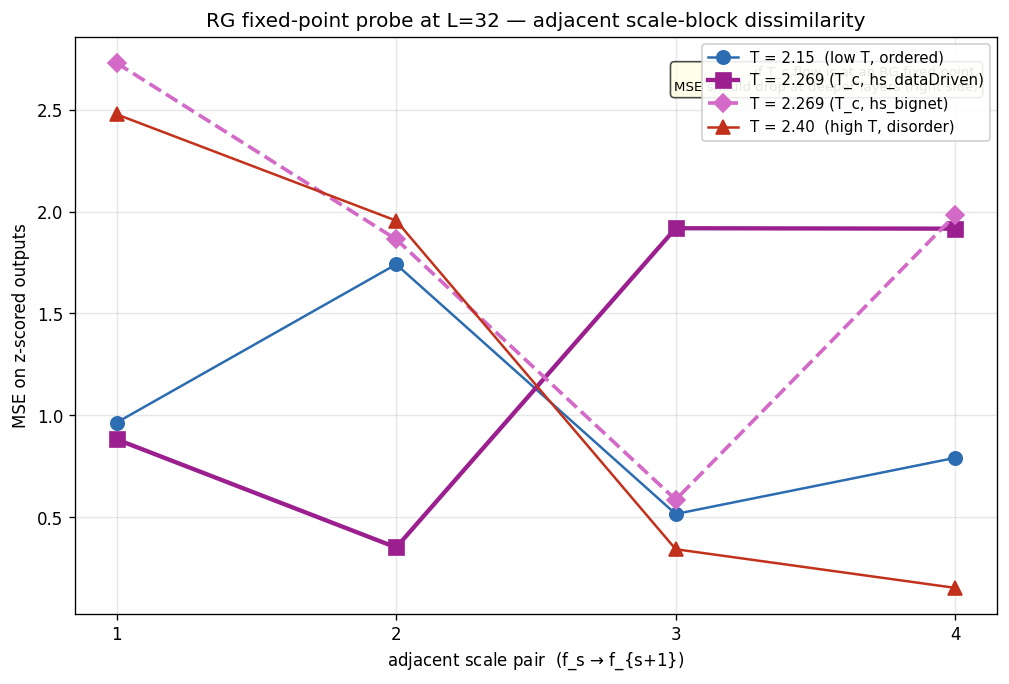

Here is the Python script that generated this plot:
"""RG fixed-point probe of the trained MERA flow.

Methodology (advisor's framing):
  At a critical phase transition the system is scale-invariant, so a
  flow that has actually learned the physics should have its deeper
  scale-blocks become functionally identical. We extract each
  scale-block as a standalone map on a small (2x2) Gaussian probe
  patch and measure how its action evolves with depth.

For L=32 the MERA has depth = log2(L)*2 = 10 RNVP modules in
total -- one offset-0 + one offset-1 mask per scale, for 5 scales.
A 'scale-level' transformation f_s is the composition of those two
masks: f_s(z) = inverse(layer[2s+1], inverse(layer[2s], z)).

Pipeline:
  1. Load a trained checkpoint.
  2. Unwrap Symmetrized -> MERA -> layerList. Group into 5 scale-blocks.
  3. Draw a B x 1 x 2 x 2 probe batch of N(0, 1) noise.
  4. Pass the same batch through each scale-block independently.
  5. Z-score each output (per output, over the batch).
  6. Compute MSE between consecutive normalised outputs and plot.

If the flow is at an RG fixed point at T_c, MSE drops to a low
plateau at deeper layers. Off-T_c the curve should look different
(no scale-invariance, MSE shouldn't plateau or should land at trivial-
identity values).

Usage:
  python analyzers/rg_fixed_point.py [--N 10000]
"""
import argparse
import csv
import glob
import math
import os
import re
import sys

import numpy as np
import torch
import matplotlib
matplotlib.use("Agg")
import matplotlib.pyplot as plt

sys.path.insert(0, os.path.dirname(__file__))
from flow_sample_diagnostic import build_flow

# All flows the probe knows about. Each flow has a folder and a set of
# group memberships, since one flow can serve as both a baseline-panel
# entry and a methods-panel reference.
#
# The "methods" panel uses the five entries from the concise_report_L32
# cross-method comparison table at T_c (bignet architecture throughout):
#   - sym_bignet            reverse-KL
#   - hs_bignet             forward-KL (HS field, MLE)
#   - jsLoss_bignet_long    mixed: JS divergence (lam=0.5)
#   - phase2_finetune       mixed: 2-stage (rev-KL warmup then forward-KL)
#   - bridge_w5.0t0.5       bridge-reweighted forward-KL
FOLDERS = {
    # temperature controls (baseline panel)
    "T = 2.15  (low T, ordered)":      "data/32Ising_T2.15_hs_dataDriven",
    "T = 2.269 (T_c, hs_dataDriven)":  "data/32Ising_T2.269185314213022_hs_dataDriven",
    "T = 2.269 (T_c, hs_bignet)":      "data/32Ising_T2.269_hs_bignet",
    "T = 2.40  (high T, disorder)":    "data/32Ising_T2.4_hs_dataDriven",
    # methods from the concise_report_L32 comparison table
    "T_c sym_bignet (rev-KL)":         "data/32Ising_T2.269_sym_bignet",
    "T_c pathgrad_bignet_long_ext (STL)": "data/32Ising_T2.269_pathgrad_bignet_long_ext",
    "T_c jsLoss_bignet_long (mixed JS)": "data/32Ising_T2.269_jsLoss_bignet_long_lam0.5",
    "T_c phase2_finetune (mixed 2-stage)": "data/32Ising_T2.269_phase2_finetune",
    "T_c bridge_w5.0t0.5 (bridge-reweighted)": "data/32Ising_T2.269_hsBignet_bridge_w5.0t0.5",
}

# Panel groupings for output plots. hs_bignet (forward-KL T_c) anchors
# the methods panel as the forward-KL reference. T=2.15 and T=2.40 stay
# in the methods panel as the off-T_c controls — they make the deep-MSE
# T_c signature visible (T_c methods cluster vs the off-T_c sharp drop).
PANELS = {
    "rg_fixed_point.png": [
        "T = 2.15  (low T, ordered)",
        "T = 2.269 (T_c, hs_dataDriven)",
        "T = 2.269 (T_c, hs_bignet)",
        "T = 2.40  (high T, disorder)",
    ],
    "rg_fixed_point_methods.png": [
        "T = 2.15  (low T, ordered)",
        "T_c sym_bignet (rev-KL)",
        "T_c pathgrad_bignet_long_ext (STL)",
        "T = 2.269 (T_c, hs_bignet)",
        "T_c jsLoss_bignet_long (mixed JS)",
        "T_c phase2_finetune (mixed 2-stage)",
        "T_c bridge_w5.0t0.5 (bridge-reweighted)",
        "T = 2.40  (high T, disorder)",
    ],
}

# Linestyle / color per flow. T_c emphasised with magenta family;
# methods panel uses distinct colors per objective.
STYLE = {
    # temperature controls
    "T = 2.15  (low T, ordered)":          dict(color="#2c6cb0", linestyle="-",  marker="o"),
    "T = 2.269 (T_c, hs_dataDriven)":      dict(color="#9b1f8e", linestyle="-",  marker="s",
                                                linewidth=2.6, markersize=9),
    "T = 2.269 (T_c, hs_bignet)":          dict(color="#d36ac7", linestyle="--", marker="D",
                                                linewidth=2.2, markersize=8),
    "T = 2.40  (high T, disorder)":        dict(color="#c1311b", linestyle="-",  marker="^"),
    # methods (T_c, bignet, different training objectives)
    "T_c sym_bignet (rev-KL)":             dict(color="#1f7a3a", linestyle="-",  marker="v",
                                                linewidth=2.0, markersize=8),
    "T_c pathgrad_bignet_long_ext (STL)":  dict(color="#444444", linestyle="-",  marker="*",
                                                linewidth=2.0, markersize=11),
    "T_c jsLoss_bignet_long (mixed JS)":   dict(color="#6a3d9a", linestyle="-",  marker="P",
                                                linewidth=2.0, markersize=8),
    "T_c phase2_finetune (mixed 2-stage)": dict(color="#e08a1e", linestyle="-",  marker="X",
                                                linewidth=2.0, markersize=9),
    "T_c bridge_w5.0t0.5 (bridge-reweighted)": dict(color="#0a8aa6", linestyle="-",  marker="h",
                                                linewidth=2.0, markersize=9),
}


def latest_saving(folder):
    files = sorted(
        glob.glob(os.path.join(folder, "savings/*.saving")),
        key=lambda p: int(re.search(r"epoch(\d+)", p).group(1)),
    )
    if not files:
        raise FileNotFoundError(f"no .saving files in {folder}")
    return files[-1]


def load_flow(folder, device="cpu"):
    ckpt = latest_saving(folder)
    epoch = int(re.search(r"epoch(\d+)", ckpt).group(1))
    state = torch.load(ckpt, weights_only=False, map_location=device)
    fw, target, L, T, sym_used, wt, hp = build_flow(folder, state)
    fw.eval()
    # Unwrap Symmetrized -> MERA
    mera = fw.flow if hasattr(fw, "flow") else fw
    return mera, L, T, epoch, wt


def extract_scale_blocks(mera, L, kernelSize=2):
    """Group the MERA's layerList into 5 scale-blocks for L=32.

    MERA construction (train/learn.py:59): depth = log2(L) * nrepeat * 2
    -> 10 RNVP modules for L=32, nrepeat=1. Each pair (offset-0,
    offset-1) lives at one physical scale.
    """
    n_phys_scales = int(math.log(L, kernelSize))           # 5 for L=32
    layers = list(mera.layerList)
    blocks_per_scale = len(layers) // n_phys_scales
    if blocks_per_scale * n_phys_scales != len(layers):
        raise RuntimeError(
            f"layerList length {len(layers)} not divisible by "
            f"{n_phys_scales} physical scales")
    groups = []
    for s in range(n_phys_scales):
        groups.append(layers[s * blocks_per_scale:(s + 1) * blocks_per_scale])
    return groups, blocks_per_scale


def probe_scale_block(block_list, z):
    """Apply a scale-block (list of RNVP modules) to z in the
    inverse (generative) direction, in MERA's order:
        f(z) = inverse(layer[last], inverse(..., inverse(layer[0], z)))
    -- MERA.inverse iterates `for no in reversed(range(...))` and
    calls `layerList[no].inverse(...)`, so the composition order is
    reversed-index in the latent->physical pass.
    """
    out = z
    for layer in reversed(block_list):
        out, _ = layer.inverse(out)
    return out


def zscore(x, eps=1e-8):
    """Per-element z-score across the batch dimension."""
    mean = x.mean(dim=0, keepdim=True)
    std = x.std(dim=0, keepdim=True).clamp_min(eps)
    return (x - mean) / std


def mse(a, b):
    return float(((a - b) ** 2).mean().item())


def run_one(folder, label, N=10000, seed=0, device="cpu"):
    print(f"\n=== {label}  folder={folder} ===", flush=True)
    mera, L, T, epoch, wt = load_flow(folder, device=device)
    print(f"  L={L} T={T} ep={epoch} weightTying={wt}")
    groups, bps = extract_scale_blocks(mera, L)
    print(f"  {len(groups)} scale-blocks, {bps} RNVP modules per scale")

    torch.manual_seed(seed)
    z = torch.randn(N, 1, 2, 2, device=device)

    # Pass z through each scale-block, z-score, store
    out_norms = []
    with torch.no_grad():
        for s, block_list in enumerate(groups):
            o = probe_scale_block(block_list, z)        # (N, 1, 2, 2)
            on = zscore(o)
            out_norms.append(on)
            print(f"  scale {s}: out_norm mean={on.mean():.3e}  "
                  f"std={on.std():.4f}", flush=True)

    # Adjacent MSE
    adj_mse = []
    for s in range(len(out_norms) - 1):
        m = mse(out_norms[s], out_norms[s + 1])
        adj_mse.append(m)
        print(f"  MSE(f_{s+1}, f_{s+2}) = {m:.4f}")

    return dict(
        label=label, folder=folder, L=L, T=T, epoch=epoch,
        weightTying=wt,
        n_scales=len(groups), blocks_per_scale=bps,
        adj_mse=adj_mse,
    )


def write_csv(results, path):
    with open(path, "w", newline="") as f:
        w = csv.writer(f)
        w.writerow(["label", "folder", "L", "T", "epoch",
                    "weightTying", "n_scales", "blocks_per_scale",
                    "scale_pair", "mse_norm"])
        for r in results:
            for i, m in enumerate(r["adj_mse"]):
                w.writerow([r["label"], r["folder"], r["L"], r["T"],
                            r["epoch"], r["weightTying"], r["n_scales"],
                            r["blocks_per_scale"],
                            f"f_{i+1}->f_{i+2}", m])
    print(f"wrote {path}")


def plot_panel(results_subset, savepath, title, annotate=True):
    fig, ax = plt.subplots(figsize=(8.5, 5.8))
    for r in results_subset:
        st = dict(STYLE[r["label"]])         # copy so we can mutate
        st.setdefault("markersize", 8)
        xs = np.arange(1, len(r["adj_mse"]) + 1)
        ax.plot(xs, r["adj_mse"], label=r["label"], **st)
    ax.set_xlabel(r"adjacent scale pair  (f_s $\to$ f_{s+1})")
    ax.set_ylabel(r"MSE on z-scored outputs")
    ax.set_title(title)
    if results_subset:
        ax.set_xticks(np.arange(1, max(len(r["adj_mse"]) for r in results_subset) + 1))
    ax.grid(alpha=0.3)
    ax.legend(framealpha=0.9, fontsize=9)
    if annotate:
        ax.annotate("if T_c flow is at an RG fixed point,\n"
                    "MSE should drop at deeper layers (right side)",
                    xy=(0.98, 0.95), xycoords="axes fraction",
                    fontsize=8, ha="right", va="top",
                    bbox=dict(boxstyle="round,pad=0.3", fc="lightyellow",
                              alpha=0.7))
    fig.tight_layout()
    fig.savefig(savepath, dpi=120, bbox_inches="tight")
    plt.close(fig)
    print(f"wrote {savepath}")


def plot_results(results, outdir):
    by_label = {r["label"]: r for r in results}
    titles = {
        "rg_fixed_point.png":
            "RG fixed-point probe at L=32 — adjacent scale-block dissimilarity",
        "rg_fixed_point_methods.png":
            "RG probe at T_c — training-method comparison (concise_report methods, bignet arch)",
    }
    for fname, labels in PANELS.items():
        subset = [by_label[L] for L in labels if L in by_label]
        if not subset:
            print(f"  skip {fname} (no results)")
            continue
        plot_panel(subset, os.path.join(outdir, fname),
                   title=titles.get(fname, fname),
                   annotate=(fname == "rg_fixed_point.png"))


def main():
    p = argparse.ArgumentParser()
    p.add_argument("--N", type=int, default=10000, help="probe batch size")
    p.add_argument("--seed", type=int, default=0)
    p.add_argument("--outdir", default="analyzers")
    args = p.parse_args()

    results = []
    for label, folder in FOLDERS.items():
        try:
            r = run_one(folder, label, N=args.N, seed=args.seed)
            results.append(r)
        except Exception as e:
            print(f"  FAILED: {e}")

    if not results:
        raise SystemExit("no successful runs")

    write_csv(results, os.path.join(args.outdir, "rg_fixed_point_summary.csv"))
    plot_results(results, args.outdir)


if __name__ == "__main__":
    main()
